Frame 1 (no input): blank canvas, image omitted
Frame 60 (the mouse pressed at the canvas centre just before this capture): blank canvas, image omitted
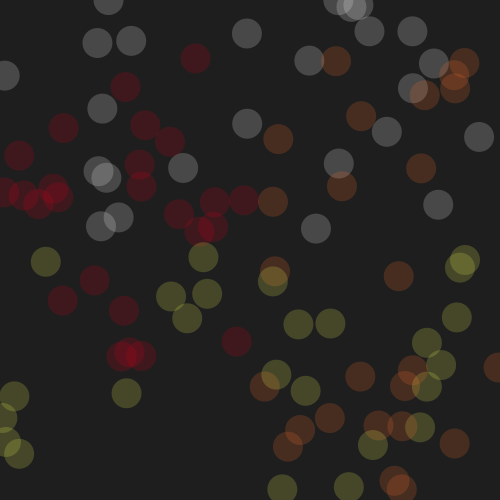
Frame 120 (the mouse held since frame 60 and released just before this capture)

The Processing sketch whose frames 1 and 60 were blank and that drew this single picture after the mouse press (run headless with seeded random() and noise(); from frame 60 on, the mouse is pressed at the canvas centre):

// Processing sketch: processing_38389
// ── processing_38389.pde

void setup() {
  size(500, 500);
  background(30);//dark grey background (inital)
  smooth();
}

void draw () {
  if (mousePressed == true) {
    background(30);
    for (int x = 0; x < 25; x++) {
      float r = random(width/2);
      float s = random(height/2);
      float t = random(height);
      float u = random(width);
      
      noStroke();
      fill(200, 0, 25, 50);//red, 50% opacity
      ellipseMode(CENTER);
      ellipse(r, t, 30, 30);//draws red circles on the left 1/2 of the page
      fill(247, 247, 247, 50);//change color to white, 50% opacity
      ellipse(u, s, 30, 30);//draws white circles across top 1/2 of the page
    }
    for (int y = 0; y< 25; y++) {
      float plusW = random(width/2);
      float H = random(height);
      float plusH = random(height/2);
      float W = random(width);
      fill(242, 105, 42, 50);//change color to orange
      ellipse(plusW + width/2, H, 30, 30);
      fill(230, 240, 83, 50);//change color to yellow
      ellipse(W, plusH+height/2, 30, 30);
    }
  }
}
